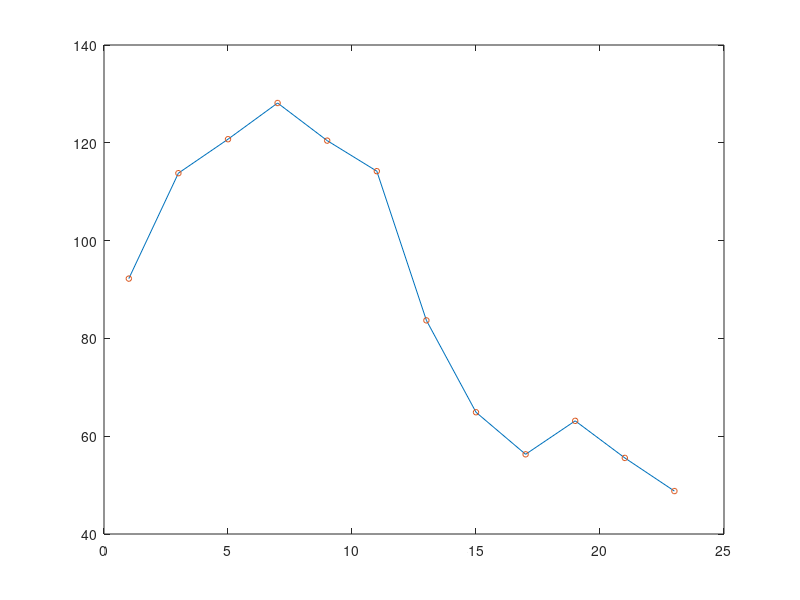

MATLAB code to generate this figure: (Note: this script raises an error after producing the figure.)
% this script makes the plots of episode duration vs time for all 3 sleep states for REMS, SWS, and Wake
% using baseline data from the rodent shift work protocol. 

% data from All animals_BoutAnalysis_720-Epochs_RepMeasure_sum across days_720 epochs.xlsx

Wake_bout_durations_v_time = [7.630662376 7.802034307 11.26791834 9.504582601 9.310286907 12.75727317 27.55413731 50.8186119 54.88536156 39.82994988 65.63322457 57.79895497];
REMS_bout_durations_v_time = [9.222668632	11.37911563	12.07333985	12.81372254	12.04456048	11.41994389	8.368829838	6.489906205	5.629611111	6.314293651	5.555916306	4.878205128];
SWS_bout_durations_v_time = [21.11506546	22.91747104	21.32665708	18.17131644	18.54230042	15.04448216	12.62697578	11.33678767	14.00730351	13.32470845	14.02713546	15.40939368];

Wake_bout_durations_v_time_std = [0.817554736	1.187299704	1.592564129	1.326212075	0.828307291	1.349799907	2.054857019	11.903705	7.529903162	5.939266142	29.65074922	8.161591592];
REMS_bout_durations_v_time_std = [0.38401016	0.473191789	0.764951953	0.780768951	0.72880538	0.713736714	0.639016378	0.444451992	0.604284658	0.321333088	0.462291554	0.40053159];
SWS_bout_durations_v_time_std = [1.050873555	1.996437701	1.208392701	1.018592957	1.360712647	0.747096559	0.758993346	0.670290348	0.928434531	0.82692233	0.715391039	1.01707491];

fontsize = 18;
line_thickness = 2;
markersize = 4;
line_color = [0, 0.45, 0.74]

time = 1:2:23

figure
h=plot(time,10*REMS_bout_durations_v_time,time,10*REMS_bout_durations_v_time,'o','MarkerSize',markersize);
hold on 
h2=errorbar(time,10*REMS_bout_durations_v_time,10*REMS_bout_durations_v_time_std,'Color',line_color);
%plot(time,10*REMS_bout_durations_v_time,'LineWidth',line_thickness)
hold off
set(h,'LineWidth',line_thickness)
set(h,'Color',line_color)
set(h2,'MarkerFaceColor',line_color)
set(h2,'MarkerEdgeColor','none')
ha=gca;
ha.FontSize = fontsize;
ha.LineWidth = line_thickness;
set(gca,'XTick',0:4:24);
set(gca,'box','off')
set(gca,'color','none')
xlabel('TIME [H]')
ylabel('Average Episode Duration (s)')
title('REMS')

figure
h=plot(time,10*SWS_bout_durations_v_time,time,10*SWS_bout_durations_v_time,'o','MarkerSize',markersize);
hold on 
h2=errorbar(time,10*SWS_bout_durations_v_time,10*SWS_bout_durations_v_time_std,'Color',line_color);
%plot(time,10*REMS_bout_durations_v_time,'LineWidth',line_thickness)
hold off
set(h,'LineWidth',line_thickness)
set(h,'Color',line_color)
set(h2,'MarkerFaceColor',line_color)
set(h2,'MarkerEdgeColor','none')
ha=gca;
ha.FontSize = fontsize;
ha.LineWidth = line_thickness;
set(gca,'XTick',0:4:24);
set(gca,'box','off')
set(gca,'color','none')
xlabel('TIME [H]')
ylabel('Average Episode Duration (s)')
title('SWS')
% plot(time,10*SWS_bout_durations_v_time,'LineWidth',line_thickness)
% ha=gca;
% ha.FontSize = fontsize;
% ha.LineWidth = line_thickness;
% set(gca,'XTick',0:4:24);
% set(gca,'box','off')
% set(gca,'color','none')
% xlabel('TIME [H]')
% ylabel('Average Episode Duration (s)')
% title('SWS')

figure
h=plot(time,10*Wake_bout_durations_v_time,time,10*Wake_bout_durations_v_time,'o','MarkerSize',markersize);
hold on 
h2=errorbar(time,10*Wake_bout_durations_v_time,10*Wake_bout_durations_v_time_std,'Color',line_color);
%plot(time,10*REMS_bout_durations_v_time,'LineWidth',line_thickness)
hold off
set(h,'LineWidth',line_thickness)
set(h,'Color',line_color)
set(h2,'MarkerFaceColor',line_color)
set(h2,'MarkerEdgeColor','none')
ha=gca;
ha.FontSize = fontsize;
ha.LineWidth = line_thickness;
set(gca,'XTick',0:4:24);
set(gca,'box','off')
set(gca,'color','none')
xlabel('TIME [H]')
ylabel('Average Episode Duration (s)')
title('Wake')

% plot(time,10*Wake_bout_durations_v_time,'LineWidth',line_thickness)
% ha=gca;
% ha.FontSize = fontsize;
% ha.LineWidth = line_thickness;
% set(gca,'XTick',0:4:24);
% set(gca,'box','off')
% set(gca,'color','none')
% xlabel('TIME [H]')
% ylabel('Average Episode Duration (s)')
% title('Wake')

